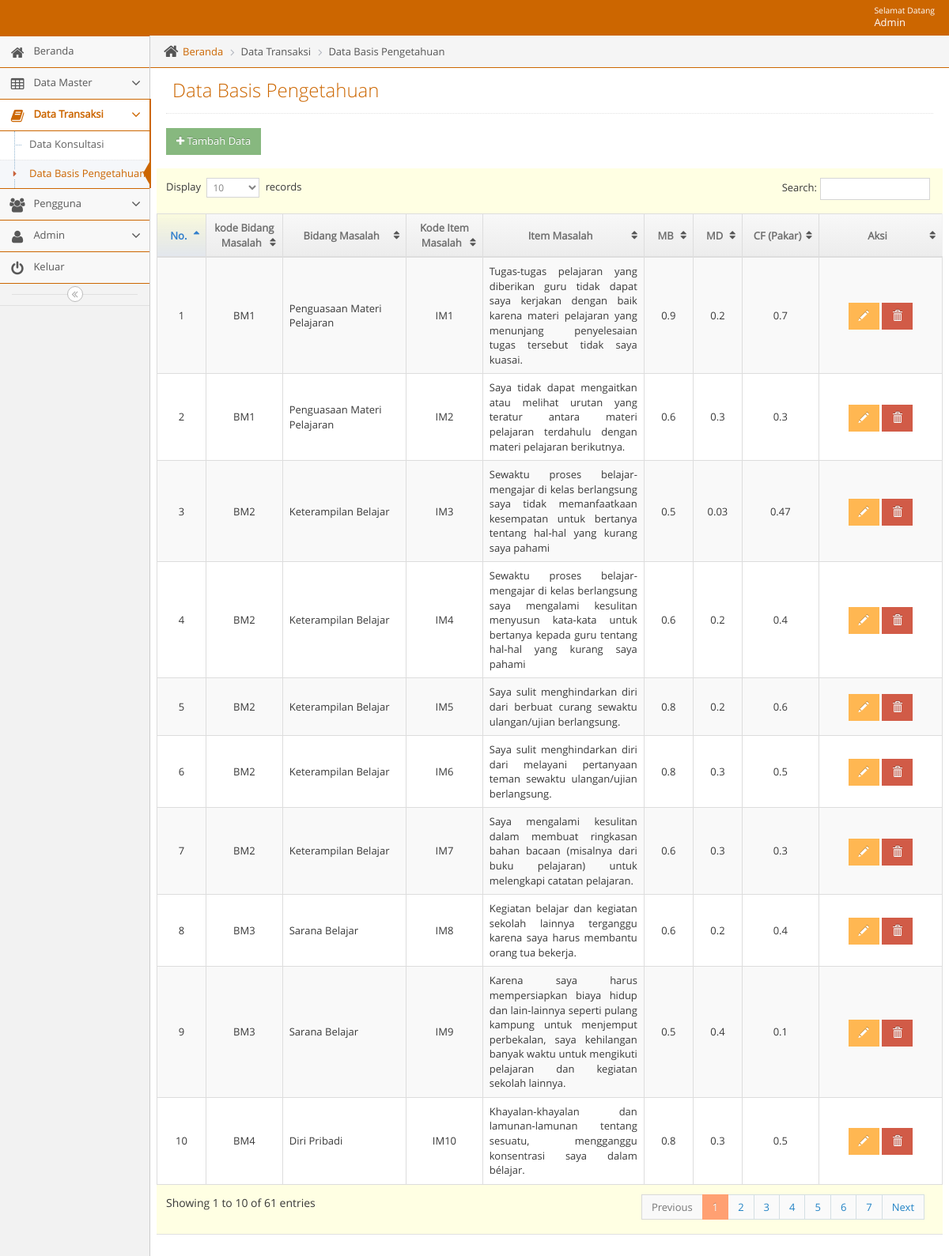
The app's page /admin/adminmainapp.php?unit=dbp_unit&act=datagrid (signed in), older data.
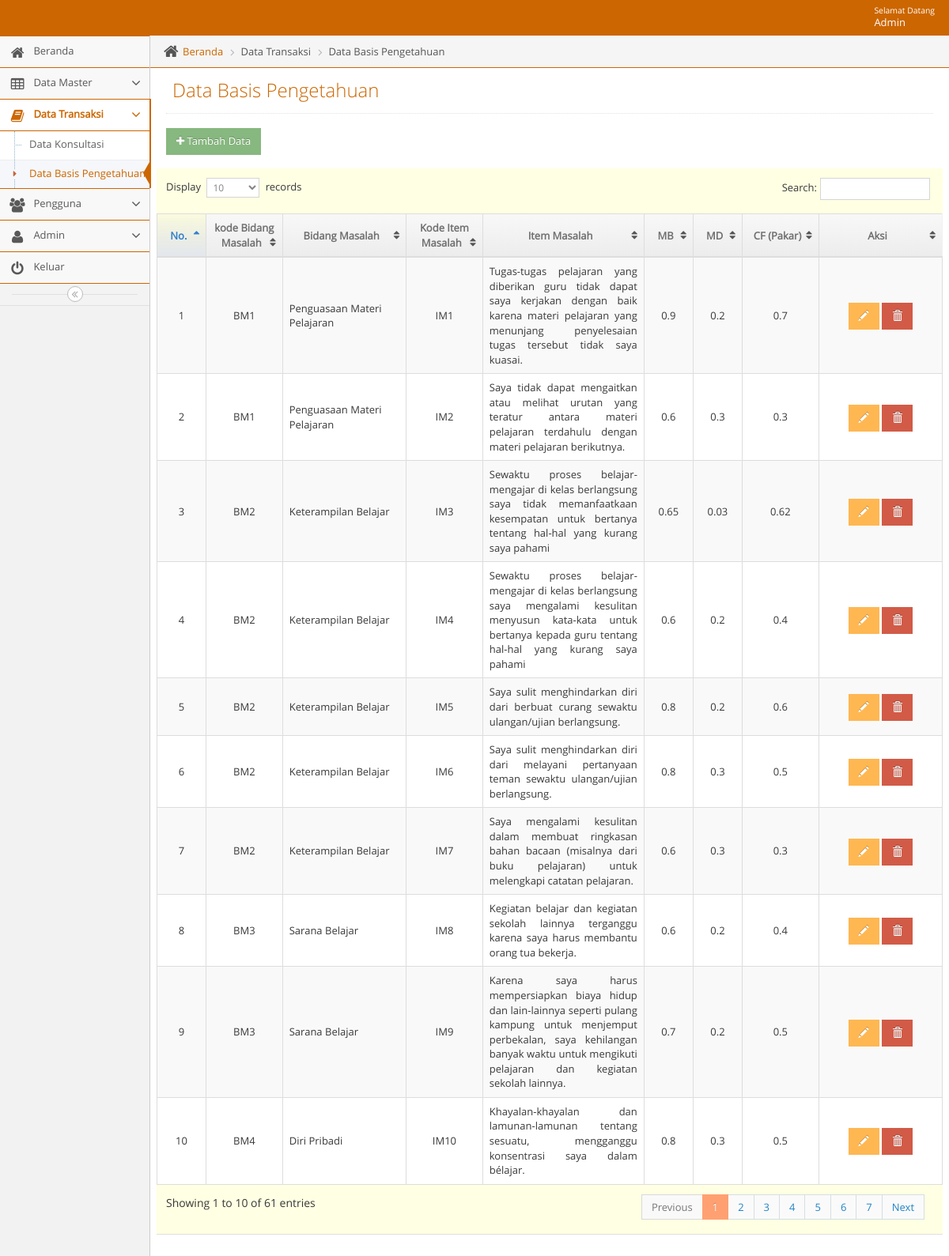
The same page, newer data.
### tables this page shows
CREATE TABLE `t_identifikasi` (
  `kode_identifikasi` int(11) NOT NULL,
  `mb` float NOT NULL,
  `md` float NOT NULL,
  `cf_bidang_masalah` float NOT NULL,
  `cf_item_masalah` float NOT NULL,
  `kode_bidang_masalah` varchar(11) NOT NULL,
  `kode_item_masalah` varchar(11) NOT NULL
);

CREATE TABLE `t_bidang_masalah` (
  `id_bidang_masalah` int(11) NOT NULL,
  `kode_bidang_masalah` varchar(5) NOT NULL,
  `nama_bidang_masalah` varchar(100) NOT NULL,
  `detail_bidang_masalah` varchar(500) NOT NULL,
  `layanan` varchar(1000) NOT NULL
);

CREATE TABLE `t_item_masalah` (
  `id_item_masalah` int(11) NOT NULL,
  `kode_item_masalah` varchar(5) NOT NULL,
  `nama_item_masalah` varchar(500) NOT NULL
);

### admin/unit/dbp_unit.php (the view, shortened to what this page needs)
<?php
$act = $_GET['act'];
switch($act){
  case "datagrid":
?>
<?php
include("../admin/leftbar.php");
?>
<div class="main-content">
  <div class="main-content-inner">
    <div class="breadcrumbs ace-save-state" id="breadcrumbs">
      <ul class="breadcrumb">
        <li>
          <i class="ace-icon fa fa-home home-icon"></i>
          <a href="adminmainapp.php?unit=dashboard">Beranda</a>
        </li>
        <li>Data Transaksi</li>
        <li>Data Basis Pengetahuan</li>
      </ul>
    </div>
    <div class="page-content">
      <div class="page-header">
        <h1>Data Basis Pengetahuan</h1>
      </div>
      <h1>
        <a href="?unit=dbp_unit&act=input">
          <button class="btn btn-sm btn-success"><i class="fa fa-plus"></i> Tambah Data</button>
        </a>
      </h1>
      <div class="row">
        <div class="col-xs-12">
          <div class="row">
            <div class="box box-primary">
              <div class="box-body table-responsive padding">
                <table id="datatable" class="table table-striped table-bordered table-hover">
                  <thead>
                    <tr>
                      <th style="text-align: center; width: 7%">No.</th>
                      <th style="text-align: center; width: 10%">kode Bidang Masalah</th>
                      <th style="text-align: center; width: 15%">Bidang Masalah</th>
                      <th style="text-align: center; width: 10%">Kode Item Masalah</th>
                      <th style="text-align: center; width: 19%">Item Masalah</th>
                      <th style="text-align: center; width: 7%">MB</th>
                      <th style="text-align: center; width: 7%">MD</th>
                      <th style="text-align: center; width: 10%">CF (Pakar)</th>
                      <th style="text-align: center; width: 15%">Aksi</th>
                    </tr>
                  </thead>
                  <tbody>
                    <?php $no=1;
                        $qdatagrid ="  SELECT
                        t_identifikasi.kode_identifikasi,
                        t_identifikasi.mb, t_identifikasi.md,
                        t_identifikasi.cf_bidang_masalah,
                        t_bidang_masalah.kode_bidang_masalah, t_bidang_masalah.nama_bidang_masalah,
                        t_item_masalah.kode_item_masalah, t_item_masalah.nama_item_masalah
                          FROM
                        t_identifikasi
                        JOIN t_bidang_masalah ON t_identifikasi.kode_bidang_masalah = t_bidang_masalah.kode_bidang_masalah
									      JOIN t_item_masalah ON t_identifikasi.kode_item_masalah = t_item_masalah.kode_item_masalah";
                            $rdatagrid = mysqli_query($mysqli, $qdatagrid);
                            while($ddatagrid=mysqli_fetch_assoc($rdatagrid)) {
                                echo "
                                <tr>
                                  <td style= text-align:center;vertical-align:middle>$no</td>
                                  <td style= text-align:center;vertical-align:middle>$ddatagrid[kode_bidang_masalah]</td>
                                  <td style= text-align:left;vertical-align:middle>$ddatagrid[nama_bidang_masalah]</td>
                                  <td style= text-align:center;vertical-align:middle>$ddatagrid[kode_item_masalah]</td>
                                  <td style= text-align:justify;vertical-align:middle>$ddatagrid[nama_item_masalah]</td>
                                  <td style= text-align:center;vertical-align:middle>$ddatagrid[mb]</td>
                                  <td style= text-align:center;vertical-align:middle>$ddatagrid[md]</td>
                                  <td style= text-align:center;vertical-align:middle>$ddatagrid[cf_bidang_masalah]</td>
                                  <td style=text-align:center;vertical-align:middle>
                                    <a href=?unit=dbp_unit&act=update&kode_identifikasi=$ddatagrid[kode_identifikasi] class='btn btn-sm btn-warning glyphicon glyphicon-pencil' ></a>
                                    <a href=?unit=dbp_unit&act=delete&kode_identifikasi=$ddatagrid[kode_identifikasi] class='btn btn-sm btn-danger glyphicon glyphicon-trash' onclick='return confirm(\"Yakin Akan Menghapus Data?\")'></a>
                                  </td>
                                </tr>
                                ";
                                $no++;
                             }
                             ?>
                  </tbody>
                </table>
              </div>
            </div>
          </div>
        </div>
      </div>
    </div>
  </div>
</div>
<?php
            include("../admin/footer.php");
            ?>
</body>
</html>
<?php
        break;
            ?>
<?php
}

Row changes from the older to the newer data that the page shows:
changed t_identifikasi "IM3": mb "0.5" → "0.65"; cf_bidang_masalah "0.47" → "0.62"
changed t_identifikasi "IM9": mb "0.5" → "0.7"; md "0.4" → "0.2"; cf_bidang_masalah "0.1" → "0.5"
